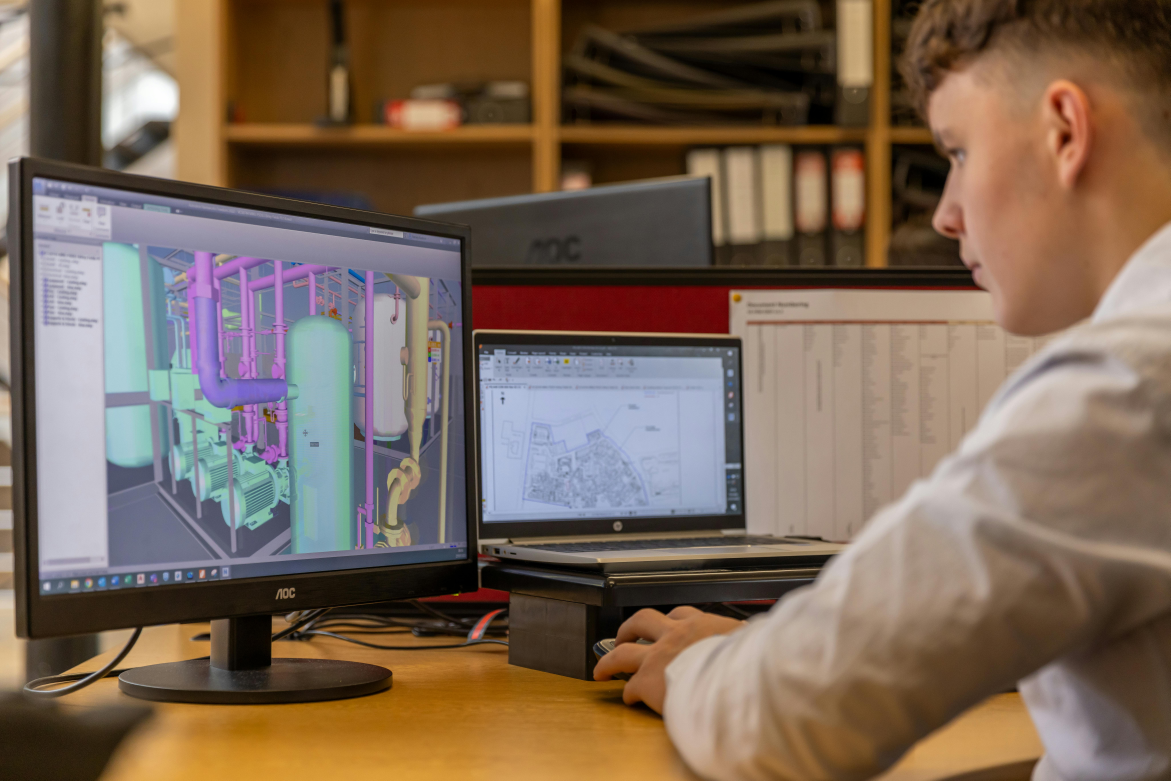
#> input picture website/assets/images/hero_engineer.jpg, 8192 x 5464 px (shown at 1/7 size)
$ python -i visuals.py   (imports and definitions only)
#> lines starting #> are read from the running program, lines starting #| are printed output that depends on the picture; after the words box and inside, x2 and y2 are one past the last pixel; in counts of white or black regions, pixels touching at a corner belong together
#> further down, picture is the input picture: PIL image 8192x5464 RGB; mean R, G, B 122.4, 102.4, 86.3
"""Deterministic visual evidence ingestion and identity-mask validation."""

from __future__ import annotations

import hashlib
import io
from pathlib import Path
from typing import Any, Dict, Iterable, List, Mapping, Sequence, Tuple

from PIL import Image, ImageChops, ImageDraw, ImageOps

from .identity import finding_id
from .manifest import refresh_package_revision


VIEW_NAMES = ("front", "top", "right", "isometric")
MASK_MATCH_TOLERANCE = 72
MIN_OCCURRENCE_PIXELS = 8


class VisualEvidenceError(ValueError):
    pass


# [77 lines left out: functions occurrence_alias_map, write_occurrence_map_tsv, read_occurrence_legend, _real_png_bytes, not called in this run]


def _rgb(hex_color: str) -> Tuple[int, int, int]:
    return tuple(int(hex_color[index : index + 2], 16) for index in (1, 3, 5))


def _pixel_distance(left: Tuple[int, int, int], right: Tuple[int, int, int]) -> int:
    return sum((int(left[index]) - int(right[index])) ** 2 for index in range(3))


# [54 lines left out: functions _visible_occurrences, _finding, not called in this run]


def _content_bbox(image: Image.Image) -> Tuple[int, int, int, int]:
    background = Image.new("RGB", image.size, image.getpixel((0, 0)))
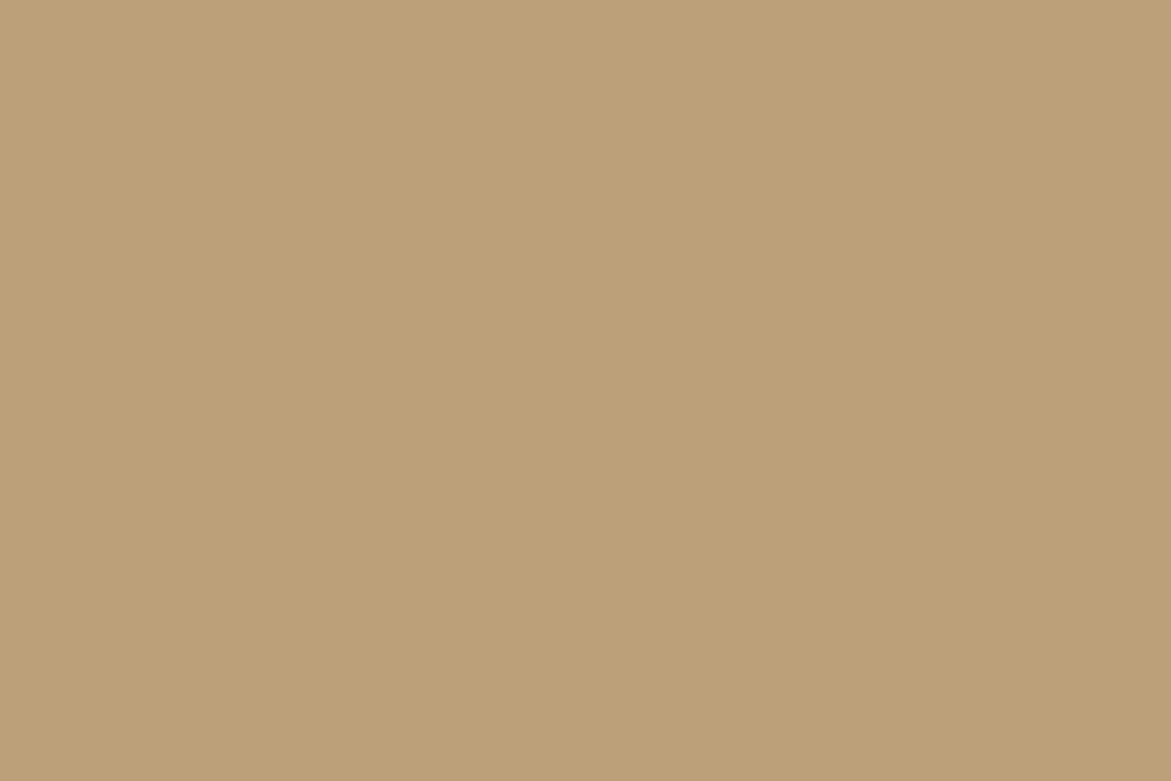
#> background: PIL image 8192x5464 RGB (shown at 1/7 size); mean R, G, B 188, 160, 121
    difference = ImageChops.difference(image, background).convert("L")
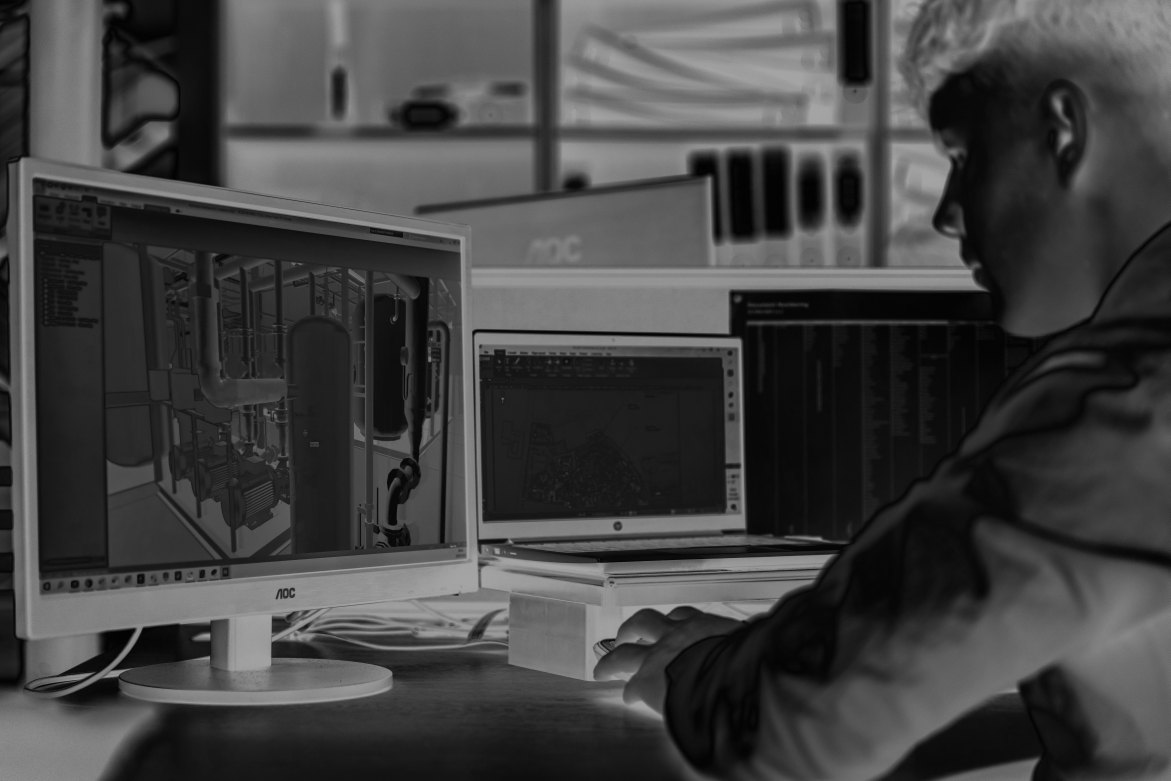
#> difference: PIL image 8192x5464 L (shown at 1/7 size); min 0, max 164, mean 66.1
    difference = difference.point(lambda value: 255 if value > 10 else 0)
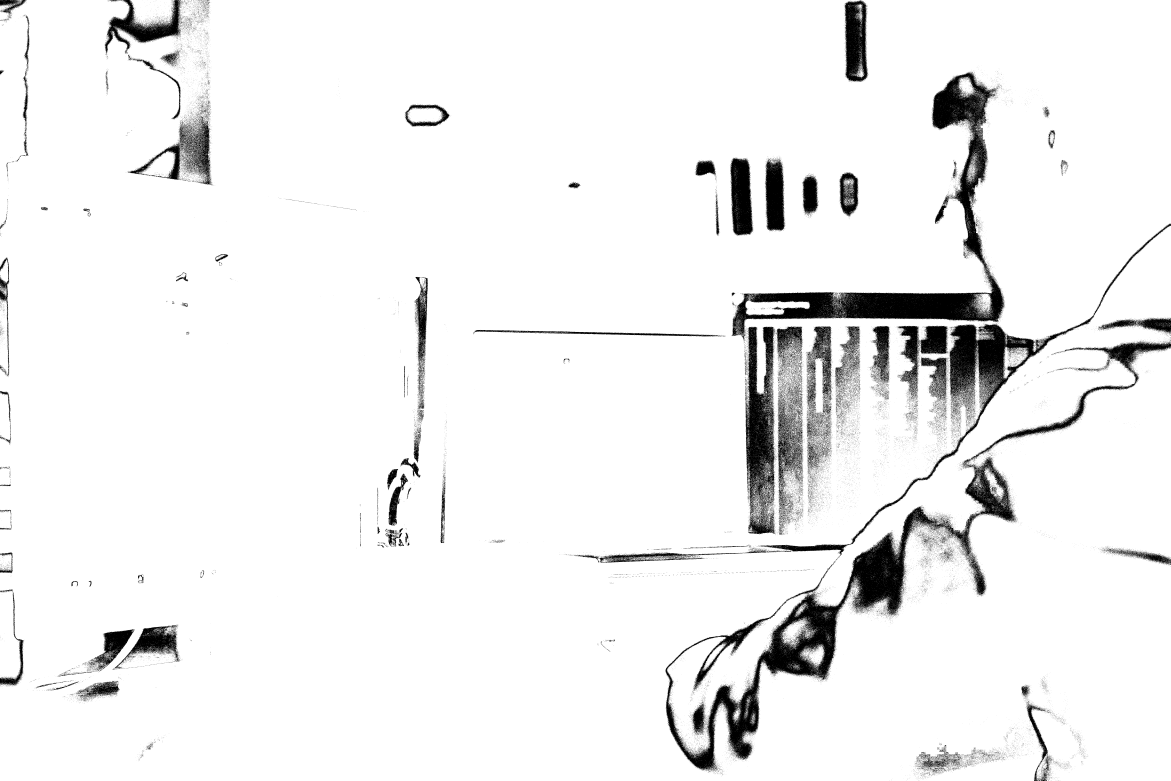
#> difference: PIL image 8192x5464 L (shown at 1/7 size); 93.8% white; 63515 black regions (61337 under 20 px), largest, box (x1, y1, x2, y2) and area: (4658, 2391, 8192, 5396) 642901, (5122, 503, 7032, 2374) 460205, (5318, 1565, 8192, 3892) 226312
    box = difference.getbbox()
#> box = (0, 0, 8192, 5464)
    if box is None:
        return (0, 0, image.width, image.height)
    left, top, right, bottom = box
#> left = 0; top = 0; right = 8192; bottom = 5464
    padding = 24
    return (
        max(0, left - padding),
        max(0, top - padding),
        min(image.width, right + padding),
        min(image.height, bottom + padding),
    )


# [185 lines left out: functions build_contact_sheet, ingest_solidworks_visuals, not called in this run]

>>> from PIL import Image
>>> picture = Image.open('../../website/assets/images/hero_engineer.jpg')
>>> result = _content_bbox(picture)
#> result = (0, 0, 8192, 5464)

$ run again, on website/assets/images/workflow_access_clearance_v1.jpg
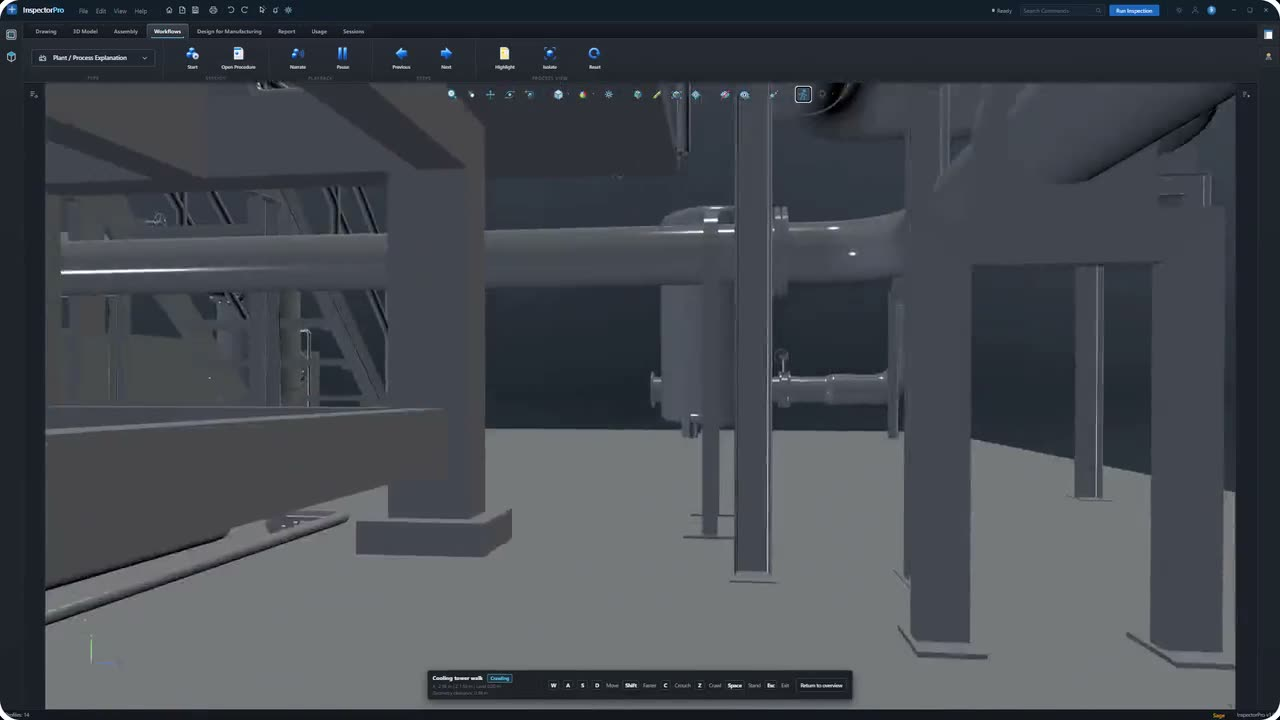
#> input picture website/assets/images/workflow_access_clearance_v1.jpg, 1280 x 720 px
#> picture is the input picture: PIL image 1280x720 RGB; mean R, G, B 68.7, 73.2, 79.4
#> in _content_bbox, `background = Image.new("RGB", image.size, image.getpixel((0, 0)))`:
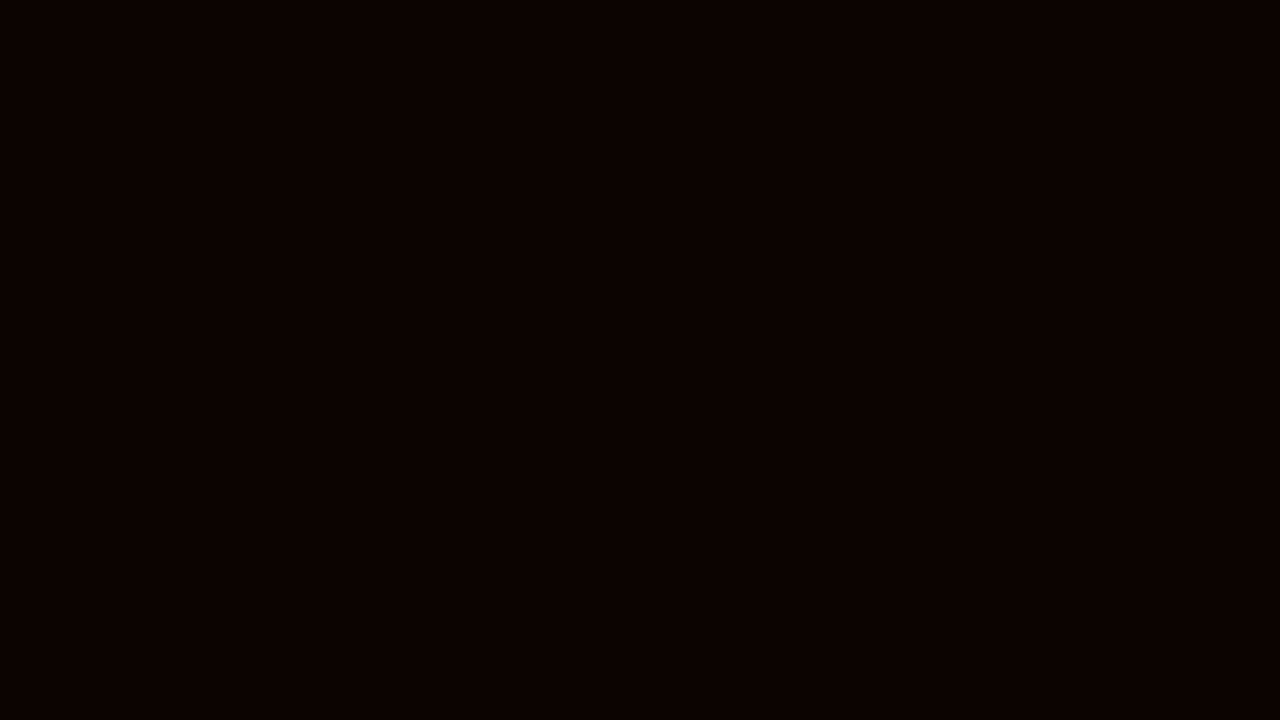
#> background: PIL image 1280x720 RGB; mean R, G, B 11, 4, 0
#> in _content_bbox, `difference = difference.point(lambda value: 255 if value > 10 else 0)`:
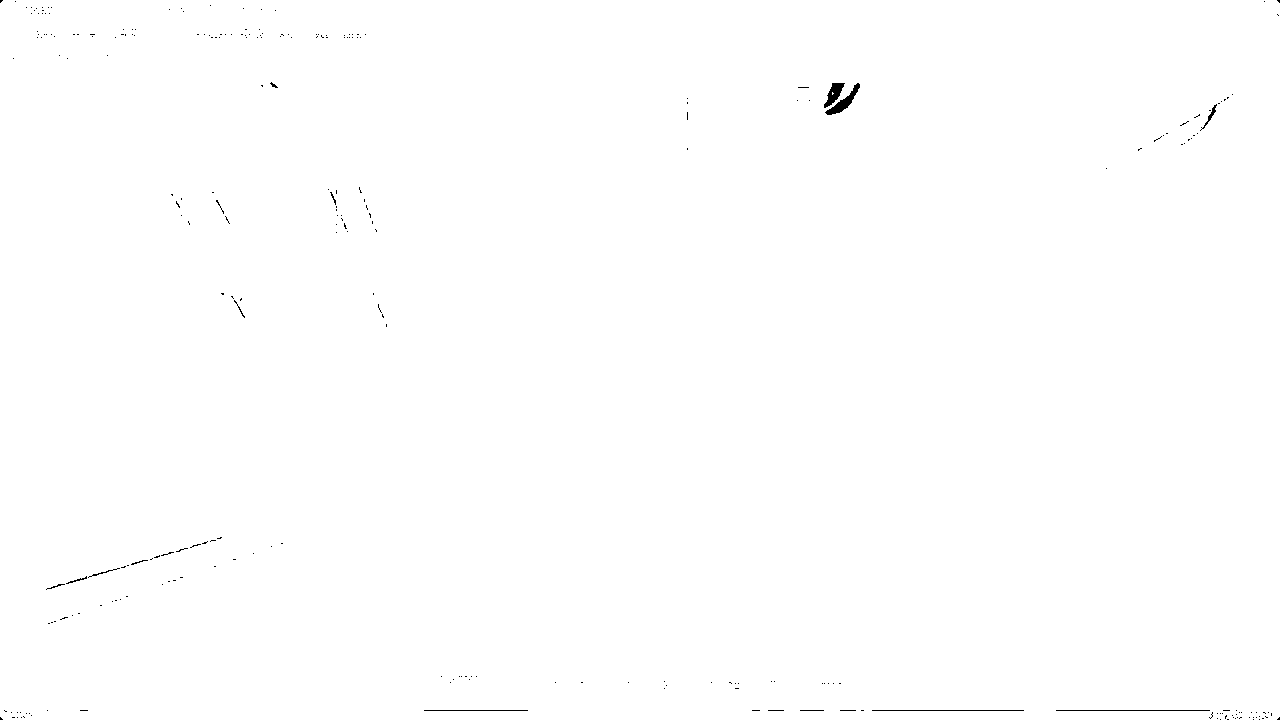
#> difference: PIL image 1280x720 L; 99.8% white; 269 black regions (255 under 20 px), largest, box (x1, y1, x2, y2) and area: (825, 83, 860, 115) 307, (824, 83, 845, 108) 244, (1056, 710, 1210, 711) 154
#> box = (0, 0, 1280, 720)
#> left = 0; right = 1280; bottom = 720
#> result = (0, 0, 1280, 720)
